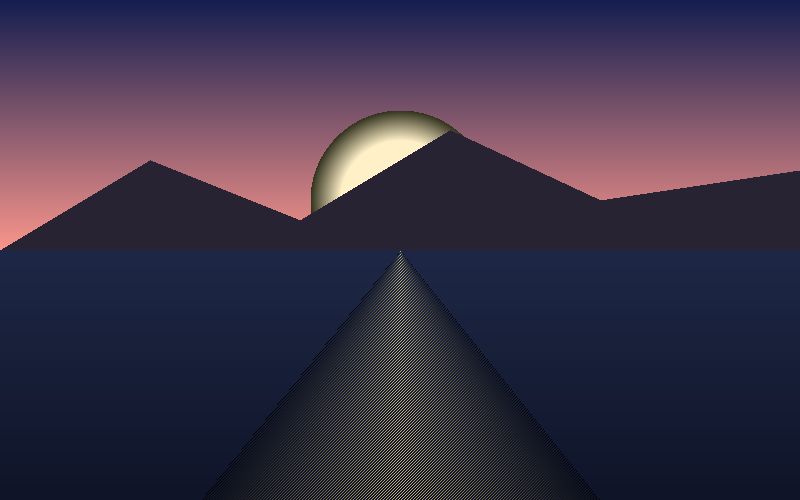
#> input picture test_sunset.png, 800 x 500 px
$ python ascii_art.py test_sunset.png
#> lines starting #> are read from the running program, lines starting #| are printed output that depends on the picture
#!/usr/bin/env python3
"""
minimal-ascii — A minimalist tool for creating beautiful ASCII art.

Convert images to ASCII with proper aspect ratio, gradient mapping,
and optional ANSI color. Also includes procedural generators for
when you have no image to work with.

Usage:
    python ascii_art.py image.png                  # basic conversion
    python ascii_art.py image.png -w 120           # custom width
    python ascii_art.py image.png --color          # ANSI color output
    python ascii_art.py image.png --invert         # for dark terminals
    python ascii_art.py --wave                     # procedural wave pattern
    python ascii_art.py --mandala                  # procedural mandala
"""

import sys
import re
import math
import argparse
from pathlib import Path

try:
    from PIL import Image
    import numpy as np
except ImportError:
    print("Requires: pip install Pillow numpy")
    sys.exit(1)


# ─── Character Ramps ───────────────────────────────────────────────
# Ordered from lightest (space) to darkest (@).
# The extended ramp gives finer gradation for photographic images.
RAMP_STANDARD = " .:-=+*#%@"
RAMP_DETAILED = " .'`^\",:;Il!i><~+_-?][}{1)(|\\/tfjrxnuvczXYUJCLQ0OZmwqpdbkhao*#MW&8%B@$"
RAMP_BLOCKS = " ░▒▓█"

# ANSI truecolor helpers
def _ansi_fg(r, g, b):
    return f"\033[38;2;{r};{g};{b}m"

RESET = "\033[0m"


# ─── Color Palettes ───────────────────────────────────────────────

def _lerp(a: float, b: float, t: float) -> float:
    return a + (b - a) * t


# [18 lines left out: function gradient_color, not called in this run]

# Ember: deep blue → violet → warm orange → gold
PALETTE_EMBER = [
    (10, 10, 40), (60, 20, 100), (140, 40, 90),
    (200, 80, 50), (240, 150, 50), (255, 220, 120),
]

# Cyber: dark teal → cyan → electric blue → magenta
PALETTE_CYBER = [
    (5, 20, 30), (10, 60, 80), (20, 140, 160),
    (60, 200, 220), (100, 120, 255), (180, 60, 200),
]

# Mono: grayscale ramp (for testing)
PALETTE_MONO = [
    (13, 17, 23), (60, 70, 80), (120, 130, 140),
    (180, 190, 200), (230, 235, 240), (255, 255, 255),
]

PALETTES = {
    "ember": PALETTE_EMBER,
    "cyber": PALETTE_CYBER,
    "mono": PALETTE_MONO,
}


# ─── Core: Image → ASCII ──────────────────────────────────────────

def _auto_contrast(gray: np.ndarray) -> np.ndarray:
    """Stretch histogram to full 0-255 range for maximum detail."""
    lo, hi = gray.min(), gray.max()
    if hi - lo < 1:
        return gray
    return (gray - lo) / (hi - lo) * 255.0


def image_to_ascii(
    image_path: str,
    width: int = 100,
    ramp: str = RAMP_STANDARD,
    invert: bool = False,
    color: bool = False,
    contrast: bool = True,
) -> str:
    """
    Convert an image file to ASCII art.

    Aspect ratio correction: terminal characters are roughly 2× taller
    than wide, so we halve the output height to compensate.
    """
#> called with image_path = 'test_sunset.png', width = 100, ramp = ' .:-=+*#%@', invert = False, color = False, contrast = True
    img = Image.open(image_path)
#> img is the input picture: PIL image 800x500 RGB; mean R, G, B 58.7, 50.4, 72.1

    # Preserve aspect ratio with 2:1 char correction
    aspect = img.height / img.width
#> aspect = 0.625
    height = max(1, int(width * aspect * 0.5))
#> height = 31

    img = img.resize((width, height))
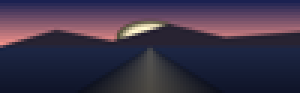
#> img: PIL image 100x31 RGB (shown 3 times larger); mean R, G, B 58.7, 50.4, 72.1
    gray = np.array(img.convert("L"), dtype=np.float64)
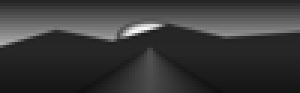
#> gray: shape (31, 100) float64 (shown 3 times larger); min 16, max 247, mean 55.4

    if contrast:
        gray = _auto_contrast(gray)
#> in _auto_contrast, `lo, hi = gray.min(), gray.max()`: lo = 16; hi = 247

    if invert:
        gray = 255.0 - gray

    # Normalize to ramp indices
    ramp_len = len(ramp)
    indices = (gray / 255.0 * (ramp_len - 1)).astype(int)
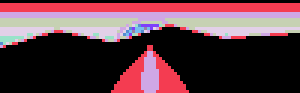
#> indices: shape (31, 100) int64 (shown 3 times larger); 10 distinct labels, from 0 to 9; one colour per label, 0 black

    lines = []
    if color:
        rgb = np.array(img.convert("RGB"), dtype=np.uint8)
        for row_idx in range(height):
            line_parts = []
            for col_idx in range(width):
                ch = ramp[indices[row_idx, col_idx]]
                r, g, b = rgb[row_idx, col_idx]
                line_parts.append(f"{_ansi_fg(r, g, b)}{ch}{RESET}")
            lines.append("".join(line_parts))
    else:
        for row_idx in range(height):
            line = "".join(ramp[indices[row_idx, c]] for c in range(width))
            lines.append(line)
#> after the loop, lines = 31 items

    return "\n".join(lines)


# ─── Procedural Generators ────────────────────────────────────────

# [92 lines left out: functions generate_wave, generate_mandala, generate_gradient_field, not called in this run]


# ─── Rendering to Image (for verification / export) ───────────────

_ANSI_RE = re.compile(r"\033\[38;2;(\d+);(\d+);(\d+)m")


# [83 lines left out: functions _parse_ansi_line, ascii_to_image, not called in this run]


# ─── CLI ───────────────────────────────────────────────────────────

def main():
    parser = argparse.ArgumentParser(
        description="Minimalist ASCII art generator"
    )
    parser.add_argument("image", nargs="?", help="Input image path")
    parser.add_argument("-w", "--width", type=int, default=100,
                        help="Output width in characters (default: 100)")
    parser.add_argument("--color", action="store_true",
                        help="Enable ANSI truecolor output")
    parser.add_argument("--invert", action="store_true",
                        help="Invert brightness (for dark terminals)")
    parser.add_argument("--detailed", action="store_true",
                        help="Use detailed character ramp (70 chars)")
    parser.add_argument("--blocks", action="store_true",
                        help="Use block-character ramp")
    parser.add_argument("--no-contrast", action="store_true",
                        help="Disable auto-contrast histogram stretching")
    parser.add_argument("--wave", action="store_true",
                        help="Generate procedural wave interference pattern")
    parser.add_argument("--mandala", action="store_true",
                        help="Generate procedural mandala pattern")
    parser.add_argument("--gradient", action="store_true",
                        help="Generate procedural gradient field")
    parser.add_argument("--render", type=str, metavar="PNG",
                        help="Render ASCII output to a PNG file")
    parser.add_argument("--palette", choices=list(PALETTES.keys()),
                        default="cyber",
                        help="Color palette for procedural generators (default: cyber)")

    args = parser.parse_args()

    # Select ramp
    if args.detailed:
        ramp = RAMP_DETAILED
    elif args.blocks:
        ramp = RAMP_BLOCKS
    else:
        ramp = RAMP_STANDARD

    # Generate or convert
    if args.wave:
        art = generate_wave(width=args.width, ramp=ramp,
                            color=args.color, palette_name=args.palette)
    elif args.mandala:
        art = generate_mandala(width=args.width, ramp=ramp,
                               color=args.color, palette_name=args.palette)
    elif args.gradient:
        art = generate_gradient_field(width=args.width, ramp=ramp,
                                      color=args.color, palette_name=args.palette)
    elif args.image:
        if not Path(args.image).exists():
            print(f"Error: file not found: {args.image}")
            sys.exit(1)
        art = image_to_ascii(
            args.image,
            width=args.width,
            ramp=ramp,
            invert=args.invert,
            color=args.color,
            contrast=not args.no_contrast,
        )
    else:
        parser.print_help()
        sys.exit(0)

    print(art)

    if args.render:
        path = ascii_to_image(art, args.render)
        print(f"\n[Rendered to {path}]", file=sys.stderr)


if __name__ == "__main__":
    main()
